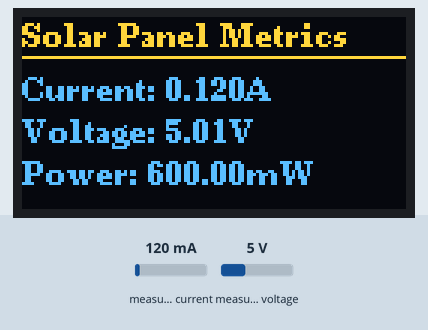
Bench run of a sketch on a simulated ESP32. Shown: 128×64 one-colour display. Inputs (shaded band) come from the test bench; at power-on: measured current 120 mA, measured voltage 5 V. The OLED is the two-colour kind (top 16 rows yellow); WiFi joins after 1.5 s; servers stay silent unless stated; what the sketch prints to the serial monitor is not drawn.

Above: at 2.7 s.
2.8 s: measured current set to 40 mA
At 4.6 s:
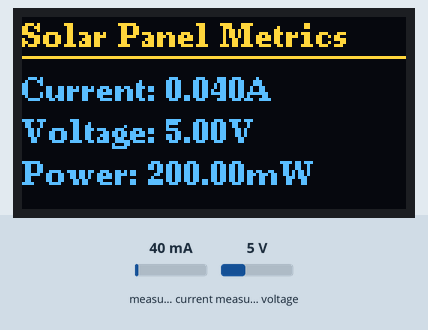
5.1 s: measured voltage set to 0.3 V
At 6.2 s:
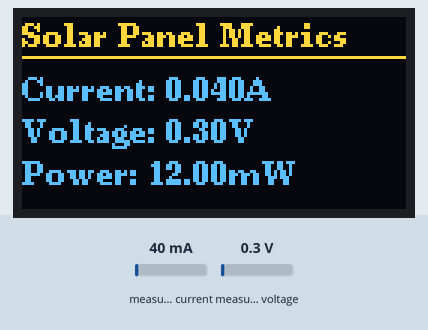
7.1 s: measured current set to 500 mA
At 8.8 s:
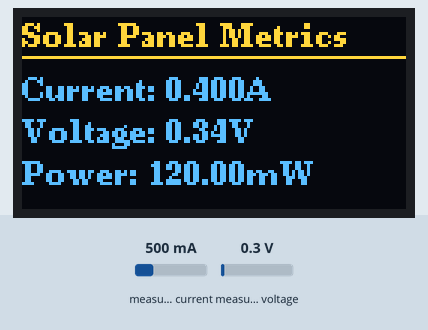
9.1 s: measured voltage set to 3.8 V
At 10.4 s:
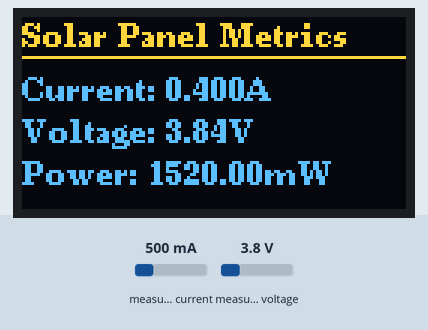
Timing chart, 0 to 12.1 s (numbered marks = the images above; inputs shaded):
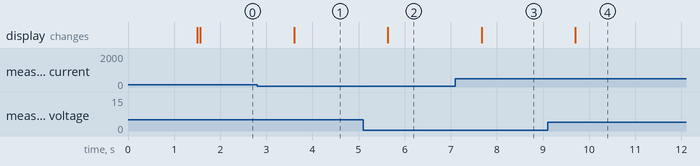

The sketch:

Sunlight_Meter_V1.ino
```cpp
#include <Adafruit_INA219.h>
#include <U8g2lib.h>
#include "config.h"
#include "thingProperties.h"

Adafruit_INA219 ina219;  // Create sensor object
U8G2_SH1106_128X64_NONAME_F_HW_I2C u8g2(U8G2_R0, /* reset=*/ U8X8_PIN_NONE);

// Function to display measurements on OLED
void displayMeasurements(float current, float voltage, float power) {
  char currentStr[20];
  char voltageStr[20];
  char powerStr[20];

  u8g2.clearBuffer();

  // Set font and draw title
  u8g2.setFont(u8g2_font_ncenB08_tr);
  u8g2.drawStr(0, 10, "Solar Panel Metrics");

  // Draw line under title
  u8g2.drawHLine(0, 13, 128);

  // Format measurement strings
  snprintf(currentStr, sizeof(currentStr), "Current: %.3fA", current);
  snprintf(voltageStr, sizeof(voltageStr), "Voltage: %.2fV", voltage);
  snprintf(powerStr, sizeof(powerStr), "Power: %.2fmW", power);

  // Display measurements
  u8g2.drawStr(0, 28, currentStr);
  u8g2.drawStr(0, 42, voltageStr);
  u8g2.drawStr(0, 56, powerStr);

  u8g2.sendBuffer();
}

void setup() {
  Serial.begin(115200);
  delay(1500);

  // Initialize the INA219
  if (!ina219.begin()) {
    Serial.println("Failed to find INA219 chip");
    while (1) { delay(10); }
  }

  Serial.println("INA219 Current/Power Monitor");
  Serial.println("----------------------------");

  Serial.println("setCalibration_16V_400mA()");
  ina219.setCalibration_16V_400mA();

  // Initialize display
  if (!u8g2.begin()) {
    Serial.println("Display initialization failed!");
    while (1) { delay(10); }
  }
  Serial.println("Display initialized successfully!");

  // Defined in thingProperties.h
  initProperties();
  ArduinoCloud.begin(ArduinoIoTPreferredConnection);

  setDebugMessageLevel(2);
  ArduinoCloud.printDebugInfo();
}

void loop() {
  ArduinoCloud.update();

  // Get measurements from INA219
  float current_mA = ina219.getCurrent_mA();
  float current_A = 0;
  float voltage = 0;
  float power_mW = 0;

  if (ina219.success()) {
    current_A = current_mA / 1000.0; // Convert mA to A
    solar_Panel_Current = current_A;
  }

  float busVoltage = ina219.getBusVoltage_V();
  float shuntVoltage = ina219.getShuntVoltage_mV() / 1000.0;
  if (ina219.success()) {
    voltage = busVoltage + shuntVoltage;
    solar_Panel_Voltage = voltage;
  }

  // Get power directly from INA219
  power_mW = ina219.getPower_mW();
  solar_Panel_Power = power_mW;

  // Update display
  displayMeasurements(current_A, voltage, power_mW);

  // Debug printing
  Serial.print("Current: ");
  Serial.print(current_A);
  Serial.println(" A");

  Serial.print("Voltage: ");
  Serial.print(voltage);
  Serial.println(" V");

  Serial.print("Power: ");
  Serial.print(power_mW);
  Serial.println(" mW");

  delay(2000);
}

void onSolarPanelCurrentChange() {
  // Add your code here to act upon SolarPanelCurrent change
}

void onSolarPanelVoltageChange() {
  // Add your code here to act upon SolarPanelVoltage change
}
```

thingProperties.h
```cpp
// Code generated by Arduino IoT Cloud, DO NOT EDIT.

#include <ArduinoIoTCloud.h>
#include <Arduino_ConnectionHandler.h>

const char DEVICE_LOGIN_NAME[] = "27a80b79-04eb-4c9a-bc2f-a5dd83e26dea";

const char SSID[] = SECRET_SSID;              // Network SSID (name)
const char PASS[] = SECRET_OPTIONAL_PASS;     // Network password (use for WPA, or use as key for WEP)
const char DEVICE_KEY[] = SECRET_DEVICE_KEY;  // Secret device password


CloudElectricCurrent solar_Panel_Current;
CloudElectricPotential solar_Panel_Voltage;
float solar_Panel_Humidity;
CloudPower solar_Panel_Power;
CloudTemperature solar_Panel_Temperature;

void initProperties() {

  ArduinoCloud.setBoardId(DEVICE_LOGIN_NAME);
  ArduinoCloud.setSecretDeviceKey(DEVICE_KEY);
  ArduinoCloud.addProperty(solar_Panel_Current, READ, 10 * SECONDS, NULL);
  ArduinoCloud.addProperty(solar_Panel_Voltage, READ, 10 * SECONDS, NULL);
  ArduinoCloud.addProperty(solar_Panel_Humidity, READ, 10 * SECONDS, NULL);
  ArduinoCloud.addProperty(solar_Panel_Power, READ, 10 * SECONDS, NULL);
  ArduinoCloud.addProperty(solar_Panel_Temperature, READ, 10 * SECONDS, NULL);
}

WiFiConnectionHandler ArduinoIoTPreferredConnection(SSID, PASS);
```

config.h
```cpp
#define SECRET_SSID "YourWiFiSSID"
#define SECRET_OPTIONAL_PASS "YourWiFiPassword"
#define SECRET_DEVICE_KEY "YourDeviceKey"
```

Measured:
- after the input at 2.8 s, the display: changes after 0.80 s (image 1)
- after the input at 5.1 s, the display: changes after 0.54 s (image 2)
- after the input at 7.1 s, the display: changes after 0.57 s (image 3)
- after the input at 9.1 s, the display: changes after 0.60 s (image 4)
